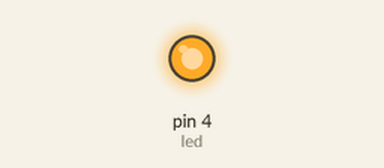
Recording of a sketch running on a simulated Arduino Uno, built with avr-gcc and run on an emulated ATmega328P. Shown: output pins drawn as LEDs (lit = HIGH).

Above: at 1.0 s.
At 3.0 s:
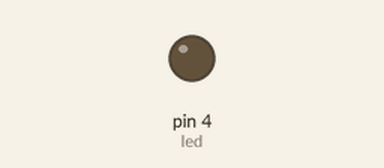
Timing chart, 0 to 5.2 s (numbered marks = the images above):
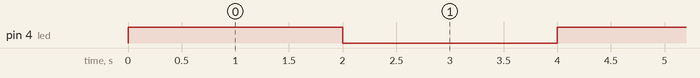

The sketch:

Aula_01.ino
```cpp
// C++ code
//comentario pequenos
/*comentarios grandes*/


// variavel para capturar a porta de conexão do led
int led = 4;

// função para configuração inicial, roda 1 vez no inicio
void setup()
{
 // definir configurações do led INPUT (entrada) OUTPUT (saida)
  pinMode (led,OUTPUT); // definir o led como saida
  /*
  função de definição de entrada/saida do equipamento
  receber 2 parametros :
  (porta que o dispositivo esta conectado, OUTPUT)
  */

}

//função de execução de instruções infinitas/loop
void loop()
{
 // ligar o meu led, para ligar usa_se (HIGH)
  digitalWrite(led,HIGH);
  // adicionar pausa usa-se delay
  delay(2000); // espere 2 segundos com led ligado
  // desligar o led, usa-se (LOW)
  digitalWrite(led,LOW);
  delay(2000); // espere 2 segundos com led desligado


}
```

Measured:
- by itself, pin 4 (led): alternates HIGH for 2.0 s and LOW for 2.0 s
